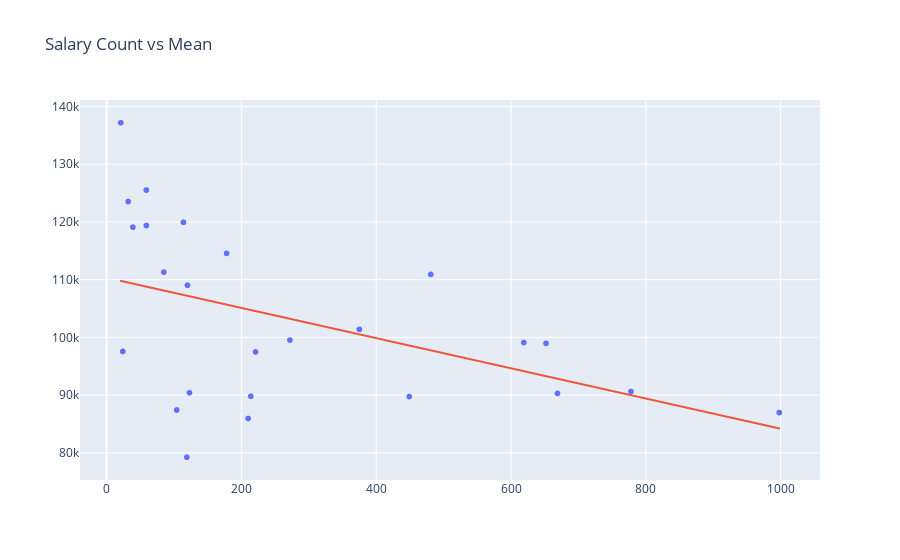

Notebook code for this chart:
### Code cell
from plotly.graph_objs import Scattergl
import numpy as np

p = np.polyfit(salary_summary['salary_count'], salary_summary['salary_mean'], 1)
f = np.polyval(p, salary_summary['salary_count'])

data = [Scattergl(x=salary_summary['salary_count'], y=salary_summary['salary_mean'], mode = 'markers'), Scattergl(x=salary_summary['salary_count'], y=f)]
layout = Layout(title="Salary Count vs Mean", showlegend=False)

fig = Figure(data=data, layout=layout)

plotly.offline.iplot(fig, show_link=False)

### Figure 1 — Plotly figure (JSON) as saved in the notebook; plotly's stock layout.template omitted (floating-point values rounded to 4 significant figures)
{"data": [{"mode": "markers", "type": "scattergl", "x": [21, 24, 32, 39, 59, 59, 85, 104, 114, 119, 120, 123, 178, 210, 214, 221, 272, 375, 449, 481, 619, 652, 669, 778, 998], "y": [137200.0, 97570.0, 123500.0, 119100.0, 119400.0, 125500.0, 111300.0, 87420.0, 119900.0, 79240.0, 109000.0, 90410.0, 114600.0, 85950.0, 89790.0, 97480.0, 99550.0, 101400.0, 89750.0, 110900.0, 99110.0, 98960.0, 90290.0, 90630.0, 86980.0]}, {"type": "scattergl", "x": [21, 24, 32, 39, 59, 59, 85, 104, 114, 119, 120, 123, 178, 210, 214, 221, 272, 375, 449, 481, 619, 652, 669, 778, 998], "y": [109800.0, 109700.0, 109500.0, 109300.0, 108800.0, 108800.0, 108100.0, 107600.0, 107400.0, 107200.0, 107200.0, 107100.0, 105700.0, 104800.0, 104700.0, 104600.0, 103200.0, 100500.0, 98600.0, 97760.0, 94150.0, 93280.0, 92840.0, 89990.0, 84230.0]}], "layout": {"showlegend": false, "title": {"text": "Salary Count vs Mean"}}}
